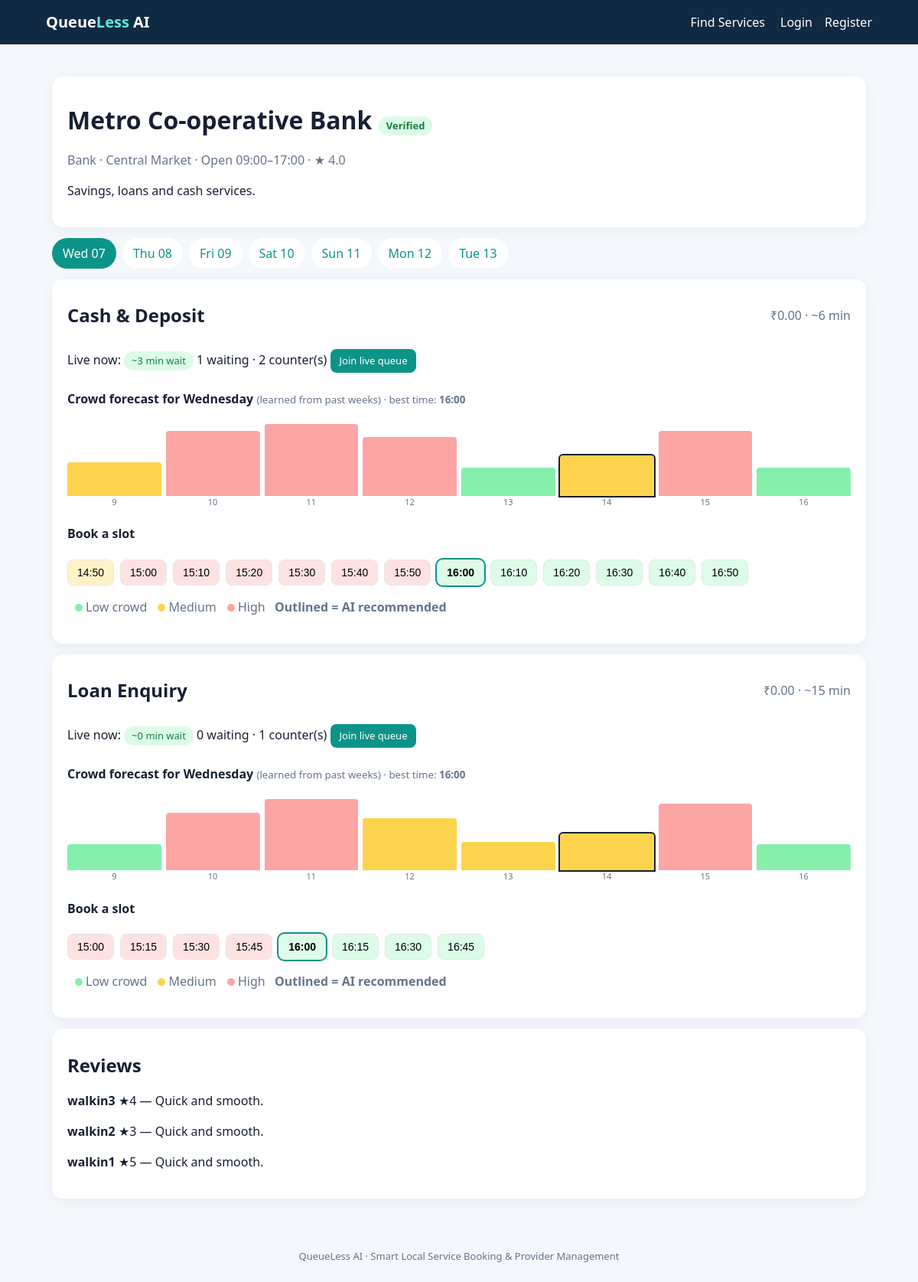
Page /providers/2/ on the committed database.
### queue_app/models.py (models this page shows, shortened)
class Provider(models.Model):
    CATEGORY_CHOICES = [
        ("HOSPITAL", "Hospital / Clinic"), ("BANK", "Bank"), ("SALON", "Salon & Spa"),
        ("REPAIR", "Repair & Home Service"), ("GOVT", "Government Office"), ("EDU", "College / Education"),
    ]
    owner = models.ForeignKey(User, on_delete=models.SET_NULL, null=True, blank=True, related_name="providers")
    name = models.CharField(max_length=140)
    category = models.CharField(max_length=20, choices=CATEGORY_CHOICES)
    area = models.CharField(max_length=100, blank=True)
    address = models.CharField(max_length=250, blank=True)
    description = models.TextField(blank=True)
    open_time = models.TimeField(default=time(9, 0))
    close_time = models.TimeField(default=time(17, 0))
    verified = models.BooleanField(default=False)
    created_at = models.DateTimeField(default=timezone.now)
    @property
    def avg_rating(self):
        value = self.reviews.aggregate(a=Avg("rating"))["a"]
        return round(value, 1) if value else None

class Service(models.Model):
    provider = models.ForeignKey(Provider, on_delete=models.CASCADE, related_name="services")
    name = models.CharField(max_length=120)
    description = models.CharField(max_length=250, blank=True)
    average_minutes = models.PositiveIntegerField(default=10)
    price = models.DecimalField(max_digits=8, decimal_places=2, default=0)
    active = models.BooleanField(default=True)
    @property
    def active_counters(self):
        return max(1, self.counters.filter(active=True).count())

class Review(models.Model):
    customer = models.ForeignKey(User, on_delete=models.CASCADE)
    provider = models.ForeignKey(Provider, on_delete=models.CASCADE, related_name="reviews")
    rating = models.PositiveSmallIntegerField()
    comment = models.CharField(max_length=300, blank=True)
    created_at = models.DateTimeField(default=timezone.now)
    class Meta:
        ordering = ["-created_at"]
        constraints = [models.UniqueConstraint(fields=["customer", "provider"], name="one_review_per_provider")]

### queue_app/views.py (the view)
# urls.py: path("providers/<int:pk>/", views.provider_detail, name="provider_detail"),
def provider_detail(request, pk):
    provider = get_object_or_404(Provider, pk=pk)
    day = _parse_day(request.GET.get("date"))
    services = [dict(service=s, live=ai.new_joiner_wait(s), forecast=ai.crowd_forecast(s),
                     best=ai.best_time(s), slots=ai.available_slots(s, day))
                for s in provider.services.filter(active=True)]
    today = timezone.localdate()
    days = [dict(iso=(today + timedelta(days=i)).isoformat(), label=(today + timedelta(days=i)).strftime("%a %d"))
            for i in range(7)]
    return render(request, "provider_detail.html", {
        "provider": provider, "services": services, "day": day, "days": days,
        "reviews": provider.reviews.select_related("customer")[:8], "review_form": ReviewForm()})

### queue_app/ai.py (called while the page is built)
def service_stats(service, hour=None):
    hour = timezone.localtime().hour if hour is None else hour
    rows = list(ServiceHistory.objects.filter(service=service).order_by("-created_at")[:80])
    rows.reverse()
    return engine.estimate_service_time([r.minutes for r in rows], [r.hour for r in rows],
                                        hour, service.average_minutes)

def _counts(service, token=None):
    waiting = Token.objects.filter(service=service, status="WAITING")
    in_service = Token.objects.filter(service=service, status__in=["CALLED", "SERVING"])
    if token is not None:  # only people who will be served BEFORE this token
        waiting = waiting.filter(Q(priority__gt=token.priority) |
                                 Q(priority=token.priority, created_at__lt=token.created_at))
        in_service = in_service.exclude(pk=token.pk)
    return waiting.count(), in_service.count()

def new_joiner_wait(service):
    stats = service_stats(service)
    waiting, in_service = _counts(service)
    w = engine.wait_estimate(waiting, in_service, service.active_counters, stats["avg"], stats["sd"])
    return dict(minutes=w["minutes"], waiting=waiting, in_service=in_service, counters=service.active_counters)

def best_time(service):
    forecast = crowd_forecast(service)
    hour = timezone.localtime().hour
    future = [x for x in forecast if x["hour"] >= hour] or forecast
    return min(future, key=lambda x: (x["expected"], x["hour"]))

def slot_length(service):
    return max(10, int(round(service.average_minutes / 5.0)) * 5)

### queue_app/context.py (called while the page is built)
def shared(request):
    if not request.user.is_authenticated:
        return {"unread_count": 0, "is_provider": False}
    from .workflow import managed_services
    return {
        "unread_count": request.user.notifications.filter(read=False).count(),
        "is_provider": managed_services(request.user).exists(),
    }

### queue_app/engine.py (called while the page is built)
def ewma(values, alpha=0.3):
    if not values:
        return None
    n = len(values)
    weights = [(1 - alpha) ** (n - 1 - i) for i in range(n)]
    return sum(w * v for w, v in zip(weights, values)) / sum(weights)

def winsorize(values):
    if len(values) < 3:
        return list(values)
    m = median(values)
    lo, hi = 0.3 * m, 3 * m
    return [min(hi, max(lo, v)) for v in values]

def hour_factor(same_hour_values, overall, lo=0.7, hi=1.5, min_samples=3):
    if len(same_hour_values) < min_samples or not overall:
        return 1.0
    return max(lo, min(hi, mean(same_hour_values) / overall))

### templates/provider_detail.html (shortened to what this page needs)
{% extends "base.html" %}
{% block content %}
<div class="card">
  <h1>{{ provider.name }} {% if provider.verified %}<span class="pill good">Verified</span>{% endif %}</h1>
  <p class="muted">{{ provider.get_category_display }} &middot; {{ provider.area }} &middot;
    Open {{ provider.open_time|time:"H:i" }}&ndash;{{ provider.close_time|time:"H:i" }}
    {% if provider.avg_rating %}&middot; &#9733; {{ provider.avg_rating }}{% endif %}</p>
  <p>{{ provider.description }}</p>
</div>
<div class="tabs">{% for d in days %}<a class="{% if d.iso == day.isoformat %}active{% endif %}" href="?date={{ d.iso }}">{{ d.label }}</a>{% endfor %}</div>
{% for item in services %}{% with s=item.service %}
<div class="card">
  <div class="row"><h2>{{ s.name }}</h2><span class="muted">&#8377;{{ s.price }} &middot; ~{{ s.average_minutes }} min</span></div>
  <p>Live now: <span class="pill {% if item.live.minutes < 10 %}good{% elif item.live.minutes < 25 %}mid{% else %}bad{% endif %}">
    ~{{ item.live.minutes }} min wait</span> {{ item.live.waiting }} waiting &middot; {{ item.live.counters }} counter(s)
    <a class="button small" href="{% url 'join_queue' %}?service={{ s.pk }}">Join live queue</a></p>
  <h4>Crowd forecast for {{ day|date:"l" }} <small class="muted">(learned from past weeks) &middot; best time: <b>{{ item.best.label }}</b></small></h4>
  <div class="bars">{% for f in item.forecast %}
    <div class="barwrap" title="{{ f.expected }} expected arrivals"><div class="bar {{ f.level }} {% if f.now %}now{% endif %}" style="height:{{ f.pct }}%"></div><span>{{ f.hour }}</span></div>
  {% endfor %}</div>
  <h4>Book a slot</h4>
  <div class="slots">{% for sl in item.slots %}
    <form method="post" action="{% url 'book_slot' s.pk %}">{% csrf_token %}
      <button class="slot {{ sl.level }} {% if sl.recommended %}rec{% endif %}" {% if sl.remaining <= 0 %}disabled{% endif %}
        title="{{ sl.level }} crowd &middot; {{ sl.remaining }} left">{{ sl.label }}</button>
    </form>{% empty %}<span class="muted">No slots left on this day.</span>{% endfor %}</div>
  <p class="muted legend"><span class="dot Low"></span>Low crowd <span class="dot Medium"></span>Medium <span class="dot High"></span>High &nbsp; <b>Outlined = AI recommended</b></p>
</div>{% endwith %}{% endfor %}
<div class="card"><h2>Reviews</h2>
  {% for r in reviews %}<p><b>{{ r.customer.username }}</b> &#9733;{{ r.rating }} &mdash; {{ r.comment }}</p>{% empty %}<p class="muted">No reviews yet.</p>{% endfor %}
</div>
{% endblock %}

### templates/base.html (shortened to what this page needs)
{% load static %}<!doctype html>
<html lang="en">
<head>
<link rel="stylesheet" href="{% static 'style.css' %}">
</head>
<body>
<nav>
  <a class="brand" href="{% url 'home' %}">Queue<span>Less</span> AI</a>
  <div class="links">
    <a href="{% url 'providers' %}">Find Services</a>
    {% if user.is_authenticated %}
      <a href="{% url 'join_queue' %}">Join Queue</a>
      <a href="{% url 'activity' %}">My Activity{% if unread_count %} <b class="badge">{{ unread_count }}</b>{% endif %}</a>
      {% if is_provider %}<a href="{% url 'staff_dashboard' %}">Provider Dashboard</a>{% endif %}
      <a href="{% url 'logout' %}">Logout ({{ user.username }})</a>
    {% else %}
      <a href="{% url 'login' %}">Login</a><a href="{% url 'register' %}">Register</a>
    {% endif %}
  </div>
</nav>
<main>
  {% block content %}{% endblock %}
</main>
<footer>QueueLess AI &middot; Smart Local Service Booking &amp; Provider Management</footer>
</body>
</html>

### static/style.css (style rules this page uses)
:root { --brand:#0d9488;--ink:#172033;--bg:#f4f7fb;--card:#fff;--line:#e5e7eb;--muted:#64748b;--good:#15803d;--mid:#b45309;--bad:#b91c1c }
* { box-sizing:border-box }
body { margin:0;font-family:system-ui,Arial,sans-serif;background:var(--bg);color:var(--ink);line-height:1.5 }
nav { background:#102a43;color:#fff;padding:14px 5%;display:flex;justify-content:space-between;align-items:center;flex-wrap:wrap;gap:10px }
nav a { color:#fff;text-decoration:none;margin-left:16px }
.brand { font-weight:700;font-size:20px;margin:0!important }
.brand span { color:#5eead4 }
main { max-width:1100px;margin:auto;padding:28px 18px }
footer { text-align:center;color:var(--muted);padding:24px;font-size:13px }
h1,h2,h3 { margin:.4em 0 }
.muted { color:var(--muted) }
small { font-weight:400 }
a { color:var(--brand) }
.card,.form-card { background:var(--card);border-radius:14px;padding:20px;margin:14px 0;box-shadow:0 4px 18px #0000000d }
.row { display:flex;justify-content:space-between;align-items:center;gap:12px;flex-wrap:wrap }
.button,button.button { display:inline-block;background:var(--brand);color:#fff;border:0;border-radius:8px;padding:11px 18px;text-decoration:none;cursor:pointer;font-size:15px }
.button.small { padding:6px 12px;font-size:13px }
.pill { display:inline-block;padding:3px 10px;border-radius:99px;font-size:13px;background:#e2e8f0;border:0 }
.pill.good,.status-COMPLETED { background:#dcfce7;color:var(--good) }
.tabs { display:flex;gap:8px;overflow:auto;margin:12px 0 }
.tabs a { padding:8px 14px;background:#fff;border-radius:99px;text-decoration:none;white-space:nowrap }
.tabs a.active { background:var(--brand);color:#fff }
.bars { display:flex;gap:6px;align-items:flex-end;height:110px;margin:8px 0 18px }
.barwrap { flex:1;height:100%;display:flex;flex-direction:column;justify-content:flex-end;align-items:center;font-size:11px;color:var(--muted) }
.bar { width:100%;border-radius:4px 4px 0 0;background:#86efac }
.bar.Medium { background:#fcd34d }
.bar.High { background:#fca5a5 }
.bar.now { outline:2px solid var(--ink) }
.slots { display:flex;flex-wrap:wrap;gap:8px }
.slots form { margin:0 }
.slot { padding:8px 12px;border-radius:8px;border:1px solid var(--line);background:#fff;cursor:pointer;font-size:14px }
.slot.Low { background:#dcfce7 }
.slot.Medium { background:#fef3c7 }
.slot.High { background:#fee2e2 }
.slot.rec { outline:2px solid var(--brand);font-weight:700 }
.legend .dot { display:inline-block;width:10px;height:10px;border-radius:50%;margin:0 4px 0 10px }
.dot.Low { background:#86efac }
.dot.Medium { background:#fcd34d }
.dot.High { background:#fca5a5 }

### rows in the picture
Provider: name "Metro Co-operative Bank", category "Bank", area "Central Market", open_time "09:00", close_time "17:00", avg_rating "4.0", description "Savings, loans and cash services."
Service: service.name "Cash & Deposit", service.price "0.00", service.average_minutes "6", live.minutes "3", live.waiting "1", live.counters "2", day "Wednesday", best.label "16:00", {{ f.pct }} 40 (drawn), hour "9" "10" "11" "12" "13" "14" "15" "16", {{ f.pct }} 77 (drawn), {{ f.pct }} 100 (drawn), {{ f.pct }} 70 (drawn), {{ f.pct }} 33 (drawn), {{ f.pct }} 48 (drawn), label "14:50" "15:00" "15:10" "15:20" "15:30" "15:40" "15:50" "16:00" "16:10" "16:20" "16:30" "16:40" "16:50"
Service: service.name "Loan Enquiry", service.price "0.00", service.average_minutes "15", live.minutes "0", live.waiting "0", live.counters "1", day "Wednesday", best.label "16:00", {{ f.pct }} 31 (drawn), hour "9" "10" "11" "12" "13" "14" "15" "16", {{ f.pct }} 68 (drawn), {{ f.pct }} 100 (drawn), {{ f.pct }} 62 (drawn), {{ f.pct }} 34 (drawn), {{ f.pct }} 44 (drawn), {{ f.pct }} 79 (drawn), label "15:00" "15:15" "15:30" "15:45" "16:00" "16:15" "16:30" "16:45"
Review: customer.username "walkin3", rating "4", comment "Quick and smooth."
Review: customer.username "walkin2", rating "3", comment "Quick and smooth."
Review: customer.username "walkin1", rating "5", comment "Quick and smooth."

### other values in the picture
{{ d.label }} "Wed 07" "Thu 08" "Fri 09" "Sat 10" "Sun 11" "Mon 12" "Tue 13"
